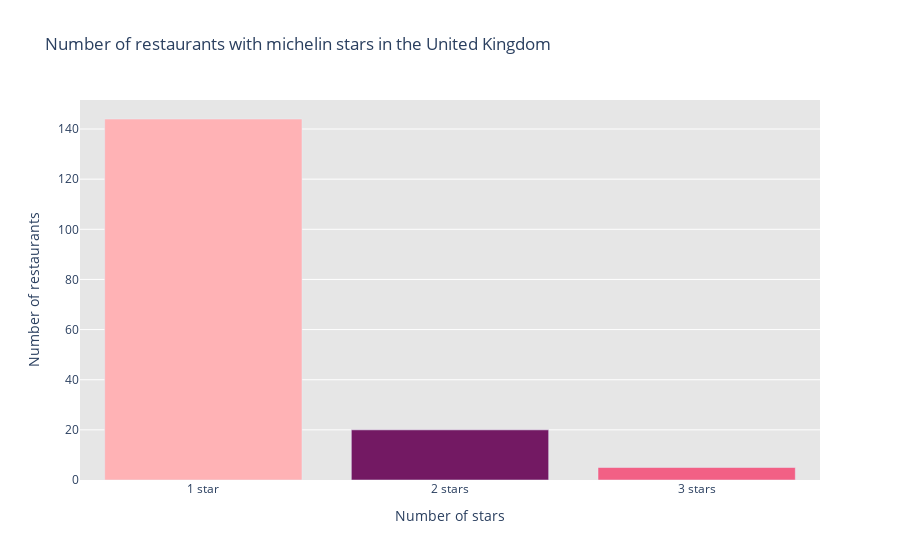

The code cell stored with this chart in its notebook:
### Markdown cell above
There are 144 one star restaurants, 20 two star restaurants and 5 three star restaurants.

We want to now visualise this information.

### Code cell
trace8 = go.Bar(
      x = ['1 star'], y = [uk_one_star],
      marker = dict(color = 'rgb(255,178,181)')
     ) 

trace9 = go.Bar(
      x = ['2 stars'], y = [uk_two_star],
      marker = dict(color = 'rgb(115,25,99)')
      )

trace10 = go.Bar(
      x = ['3 stars'], y = [uk_three_star],
      marker = dict(color = 'rgb(242,96,133)')
      )

data= [trace8, trace9, trace10]

layout = go.Layout(title = 'Number of restaurants with michelin stars in the United Kingdom',
                   xaxis= dict(title= 'Number of stars',ticklen= 5,zeroline= False), 
                   yaxis= dict(title= 'Number of restaurants',ticklen= 5,zeroline= False),
                   plot_bgcolor = 'rgb(230,230,230)',
                   showlegend = False 
                   )

fig = go.Figure( data = data, layout = layout)
fig.write_image("images/fig6.png", scale=2)
fig.show()

### Figure 1 — Plotly figure (JSON) as saved in the notebook; plotly's stock layout.template omitted (floating-point values rounded to 4 significant figures)
{"data": [{"marker": {"color": "rgb(255,178,181)"}, "type": "bar", "x": ["1 star"], "y": [144]}, {"marker": {"color": "rgb(115,25,99)"}, "type": "bar", "x": ["2 stars"], "y": [20]}, {"marker": {"color": "rgb(242,96,133)"}, "type": "bar", "x": ["3 stars"], "y": [5]}], "layout": {"plot_bgcolor": "rgb(230,230,230)", "showlegend": false, "title": {"text": "Number of restaurants with michelin stars in the United Kingdom"}, "xaxis": {"ticklen": 5, "title": {"text": "Number of stars"}, "zeroline": false}, "yaxis": {"ticklen": 5, "title": {"text": "Number of restaurants"}, "zeroline": false}}}
